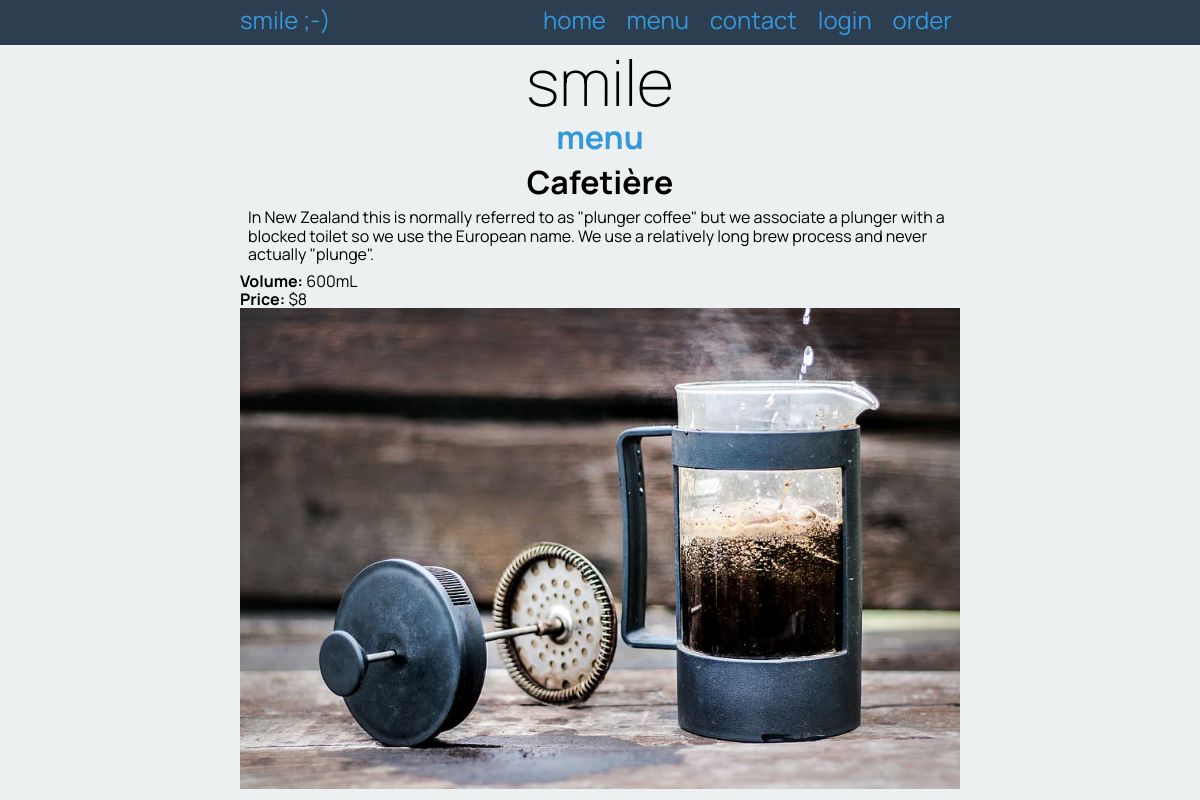
Screenshot of /item/1/8 with the database file from the repository.
### tables this page shows
CREATE TABLE "product" (
	"id"	INTEGER,
	"name"	varchar(30),
	"description"	varchar(300),
	"volume"	char(6),
	"filename"	varchar(30),
	"price"	decimal(5, 2),
	"cat_id"	INTEGER,
	PRIMARY KEY("id" AUTOINCREMENT)
);

### app.py (the view)
@app.route('/item/<cat_id>/<item_id>', methods=["GET", "POST"])
def render_item_page(cat_id, item_id):
    query = "SELECT name, description, volume, price, filename, id FROM product WHERE id = ?"
    conn = create_connection(DATABASE)
    cur = conn.cursor()
    cur.execute(query, (item_id, ))
    coffee = cur.fetchall()[0]
    conn.close()
    return render_template('item.html', drink=coffee, cat_id=cat_id, logged_in=is_logged_in(), ordering = is_ordering())

### app.py (called while the page is built)
def create_connection(db_file):
    try:
        connection = sqlite3.connect(db_file)
        return connection
    except sqlite3.Error as e:
        print(e)
    return None

def is_logged_in():
    if session.get("user_name") is None:
        print("Not logged in")
        return False
    else:
        print("Logged in")
        return True

def is_ordering():
    if session.get("order") is None:
        print("Not ordering")
        return False
    else:
        print("Ordering")
        return True

### templates/item.html (shortened to what this page needs)
{% extends "base.html" %}
{% block pageheading %}<a href="/menu/{{ cat_id }}">menu</a>{% endblock %}
{% block main %}
    <div>
        <h3>{{ drink[0] }}</h3>
        <p class="product-box-info">{{ drink[1] }}</p>
        <p><strong>Volume: </strong>{{ drink[2] }}</p>
        <p><strong>Price: </strong>${{ drink[3] }}</p>
        <p><img src="/static/images/{{ drink[4] }}.jpg" /></p>
    </div>
{% endblock %}

### static/style.css (style rules this page uses)
* { font-family: 'Manrope', sans-serif; padding: 0; margin: 0; box-sizing: border-box; }
body { background-color: rgba(236, 240, 241, 1.0); }
img { max-width: 100%; }
a, a:visited { color: rgba(52, 152, 219, 1.0); text-decoration: none; }
.product-box-info { padding: 0.5rem; }
h3 { font-size: 2em; text-align: center; }

### rows the page displays
product: name "Cafetière", description "In New Zealand this is normally referred to as \"plunger coffee\" but we associate a plunger with a blocked toilet so we use the European name. We use a relatively long brew process and never actually \"plunge\".", volume "600mL", price "8", filename (picture)
